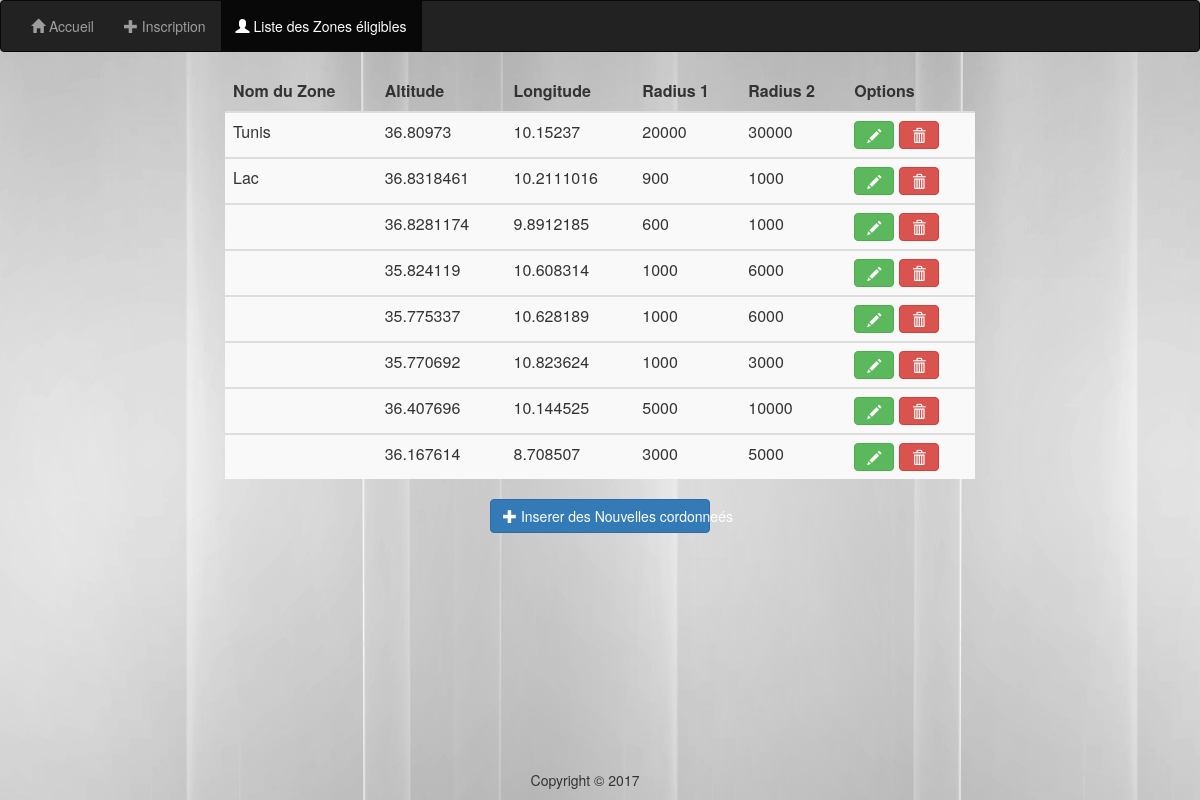
Screenshot of /LoginPage/list.php with the database file from the repository.
### tables this page shows
CREATE TABLE `zone` (
  `id` int(11) NOT NULL,
  `altitude` double NOT NULL,
  `longitude` double NOT NULL,
  `nom` varchar(20) NOT NULL,
  `radius1` int(10) NOT NULL,
  `radius2` int(10) NOT NULL
);

### LoginPage/list.php (the view, shortened to what this page needs)
<head>
      <link rel="stylesheet" href="vendor/bootstrap/css/bootstrap.css"/>
      <link rel="stylesheet" href="dist/css/formValidation.css"/>
</head>
<body background="img/ins.jpg">
<?php
  $bdd = new PDO('mysql:host=localhost;dbname=login;charset=utf8', 'root', '');
  $reponse = $bdd->query('SELECT * FROM zone');
?>
 <nav class="navbar navbar-inverse">
        <div class="container-fluid">
          <ul class="nav navbar-nav">
		  		  <li> <a href="http://localhost/ooredoo/index.html"> <span class="glyphicon glyphicon-home" aria-hidden="true"> </span>  Accueil</a> </li>
            <li> <a href="inscription.html"> <span class="glyphicon glyphicon-plus" aria-hidden="true"> </span>  Inscription</a> </li>
            <li class="active"> <a href="list.php"> <span class="glyphicon glyphicon-user" aria-hidden="true"> </span>  Liste des Zones éligibles </a> </li>
          </ul>
        </div>
      </nav>
<div class="container">
    <div class="row">
          <section>
		  <div class="col-lg-8 col-lg-offset-2">
<table class="table table-striped" style="border-width:1px;border-color:black;" >
   <thead>
      <tr>
		 <th>Nom du Zone</th>
		 <th>Altitude</th>
         <th>Longitude</th>
		 <th>Radius 1</th>
		 <th>Radius 2</th>
		 <th>Options </th>
	  </tr>
   </thead>
   <tbody>
   <?php while ($donnees = $reponse->fetch())
   {
   ?>
   <tr>
	<td> <?php echo $donnees["nom"]; ?> </td>
   <td> <?php echo $donnees["altitude"]; ?> </td>
   <td> <?php echo $donnees["longitude"]; ?> </td>
   <td> <?php echo $donnees["radius1"]; ?> </td>
   <td> <?php echo $donnees["radius2"]; ?> </td>
   <td>
<a style="text-decoration: none"  href="mdf.php?id=<?php echo $donnees["id"]; ?>" >
<button type="submit"class="btn btn-success" name="b1">
<span class="glyphicon glyphicon-pencil" aria-hidden="true"></span> </button></a>
<a style="text-decoration: none" class="confirmModalLink" href="supp.php?id=<?php echo $donnees["id"]; ?>">
<button  class="btn btn-danger">
<span class="glyphicon glyphicon-trash" aria-hidden="true"> </span> </button></a>
   </td>
   </tr>
   </tbody>
   <?php }
   ?>
</table>
<div class="col-lg-4 col-lg-offset-4">
<a href="inscription.html" class="btn btn-block btn-primary"> <span class="glyphicon glyphicon-plus" aria-hidden="true"> </span> Inserer des Nouvelles cordonneés</a>
</div>
</div>
</section>
</div>
</div>
<footer style="position: absolute;bottom: 0;">
        <div class="container text-center">
            <p>Copyright &copy;  2017</p>
        </div>
    </footer>
</body>
</html>

### rows the page displays
zone: nom "Tunis", altitude "36.80973", longitude "10.15237", radius1 "20000", radius2 "30000"
zone: nom "Lac", altitude "36.8318461", longitude "10.2111016", radius1 "900", radius2 "1000"
zone: altitude "36.8281174", longitude "9.8912185", radius1 "600", radius2 "1000"
zone: altitude "35.824119", longitude "10.608314", radius1 "1000", radius2 "6000"
zone: altitude "35.775337", longitude "10.628189", radius1 "1000", radius2 "6000"
zone: altitude "35.770692", longitude "10.823624", radius1 "1000", radius2 "3000"
zone: altitude "36.407696", longitude "10.144525", radius1 "5000", radius2 "10000"
zone: altitude "36.167614", longitude "8.708507", radius1 "3000", radius2 "5000"
